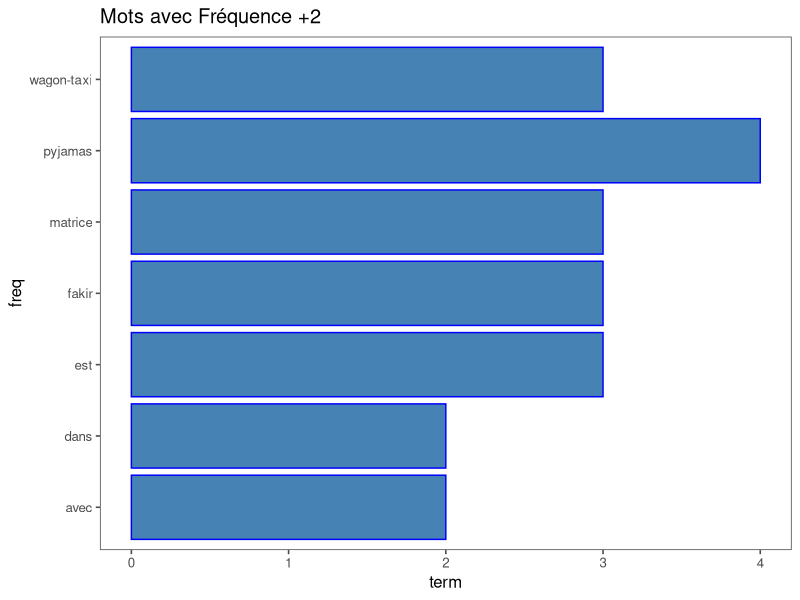
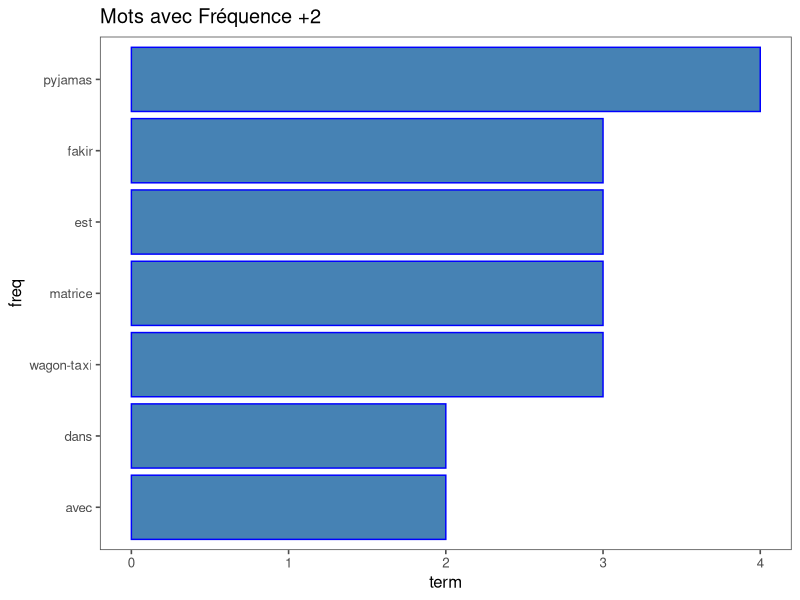
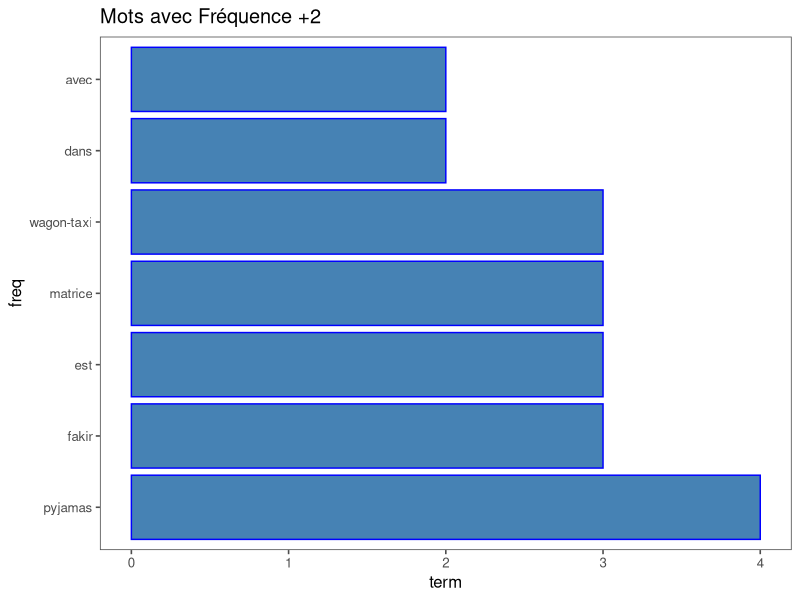
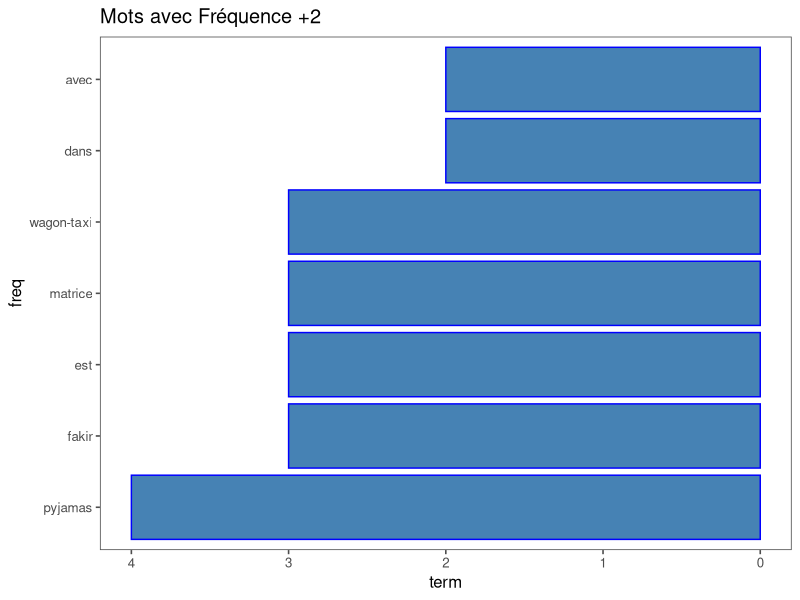
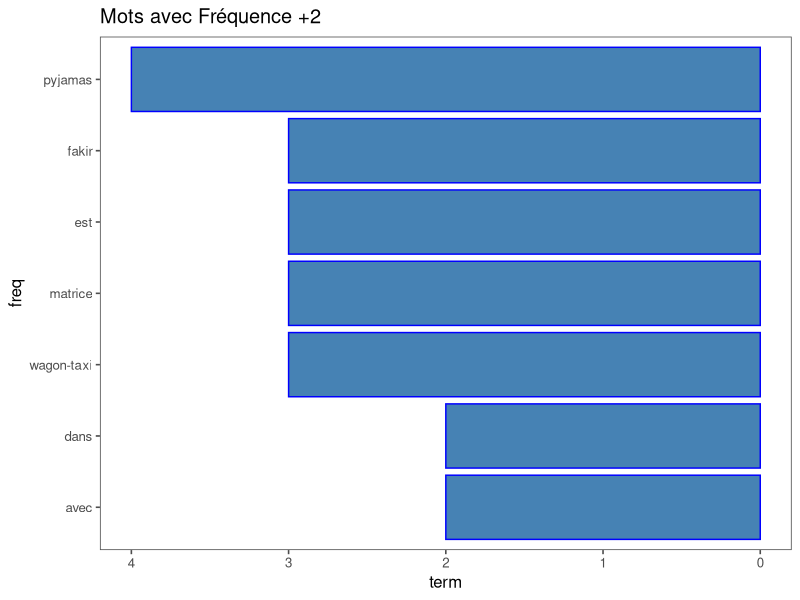

These charts were generated, in order, by the following R code:
setwd(Sys.getenv("PWD"))
library(NLP)
library(ggplot2)
library(ggthemes)
library(tm)
library(dplyr)

# Ajoutons un Pangramme
# info : https://fr.wikipedia.org/wiki/Pangramme
monTexte <- c("Bâchez la queue du wagon-taxi avec les pyjamas du fakir.",
              "la matrice du wagon-taxi",
              "le fakir est dans la matrice",
              "le taxi fait le pyjamas sous la bâche",
              "le fakir est dans le wagon",
              "le sparse est conduit par le fakir",
              "vous êtes avec la matrice de pyjamas",
              "le wagon-taxi de pyjamas apprennent le machine learning")
monCorpus <- Corpus(VectorSource(monTexte))
tdm <- TermDocumentMatrix(monCorpus, control = list(minWordLength = 1))

# La somme des lignes en tant que matrices
tf <- rowSums(as.matrix(tdm))
# Sélectionne les 2 fréquences 
print('tf.2')
tf.2 <- subset(tf, tf>=2)
tf.2

# Créé un tableau avec comme nom de colonne term et freq
d <- data.frame(term = names(tf.2), freq = tf.2)
d

png(filename="frequence.png",width=640,height=480)
ggplot(d, aes(x = term, y = freq)) + geom_bar(stat = "identity",color="blue", fill="steelblue") +
ggtitle("Mots avec Fréquence +2") + xlab("Termes") + ylab("Fréquence") + labs(y='term',x='freq') + coord_flip() + theme_few() 
dev.off()

d$term <- factor(d$term, levels = d$term[order(d$freq)])
d$term  
png(filename="frequence-ordered-by-freq.png",width=640,height=480)
ggplot(d, aes(x = term, y = freq)) + geom_bar(stat = "identity",color="blue", fill="steelblue") +
ggtitle("Mots avec Fréquence +2") + xlab("Termes") + ylab("Fréquence") + labs(y='term',x='freq') + coord_flip() + theme_few() 
dev.off()

d$term <- factor(d$term, levels = d$term[rev(order(d$freq))])
d$term
png(filename="frequence-ordered-by-freq-asc.png",width=640,height=480)
ggplot(d, aes(x = term, y = freq)) + geom_bar(stat = "identity",color="blue", fill="steelblue") +
ggtitle("Mots avec Fréquence +2") + xlab("Termes") + ylab("Fréquence") + labs(y='term',x='freq') + coord_flip() + theme_few() 
dev.off()

png(filename="frequence-ordered-by-term-and-freq.png",width=640,height=480)
ggplot(d, aes(x = reorder(term, -freq), y = freq)) + geom_bar(stat = "identity",color="blue", fill="steelblue") + ggtitle("Mots avec Fréquence +2") + xlab("Termes") + ylab("Fréquence") + labs(y='term',x='freq') + coord_flip() +  scale_y_reverse() + theme_few() 
dev.off()

png(filename="frequence-ordered-by-term.png",width=640,height=480)
d2 <- within(d , term <- ordered(term, levels = rev(sort(unique(term))))) 
head(d2$term)
ggplot(d2, aes(x = term, y = freq)) + geom_bar(stat = "identity",color="blue", fill="steelblue") + ggtitle("Mots avec Fréquence +2") + xlab("Termes") + ylab("Fréquence") + labs(y='term',x='freq') + coord_flip() +  scale_y_reverse() + theme_few() 
dev.off()
